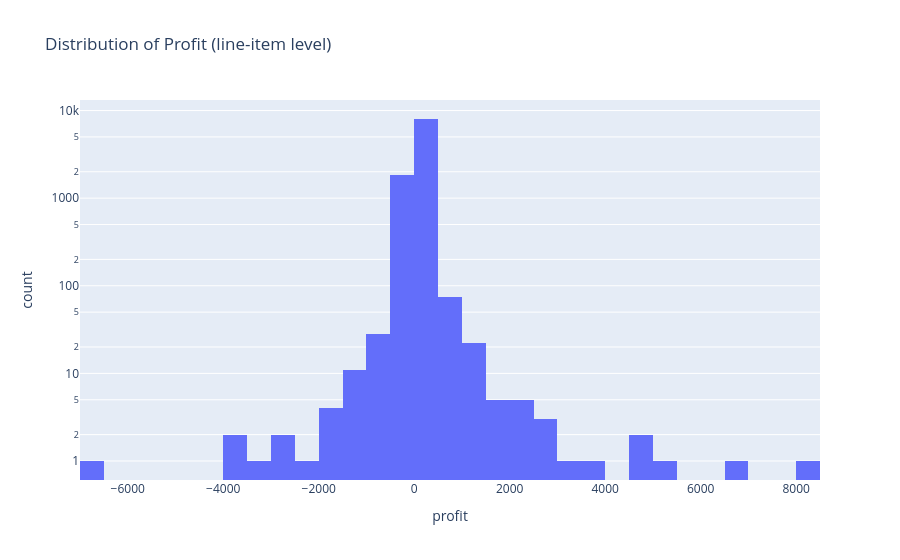

The cell this chart's notebook holds for it:
### Code cell
fig = px.histogram(df, x='profit', nbins=60, title='Distribution of Profit (line-item level)', log_y=True)
fig.show()
print('Negative-profit (loss-making) line items:', (df['profit'] < 0).sum(), f"({100*(df['profit']<0).mean():.1f}% of all line items)")

### Figure 1 — Plotly figure (JSON) as saved in the notebook; plotly's stock layout.template omitted (floating-point values rounded to 4 significant figures; data arrays with more than 128 entries replaced by an {"elided": "..."} marker saying what was removed)
{"data": [{"bingroup": "x", "hovertemplate": "profit=%{x}<br>count=%{y}<extra></extra>", "legendgroup": "", "marker": {"color": "#636efa", "pattern": {"shape": ""}}, "name": "", "nbinsx": 60, "orientation": "v", "showlegend": false, "type": "histogram", "x": {"elided": "9994 float values"}, "xaxis": "x", "yaxis": "y"}], "layout": {"barmode": "relative", "legend": {"tracegroupgap": 0}, "title": {"text": "Distribution of Profit (line-item level)"}, "xaxis": {"anchor": "y", "domain": [0.0, 1.0], "title": {"text": "profit"}}, "yaxis": {"anchor": "x", "domain": [0.0, 1.0], "title": {"text": "count"}, "type": "log"}}}
